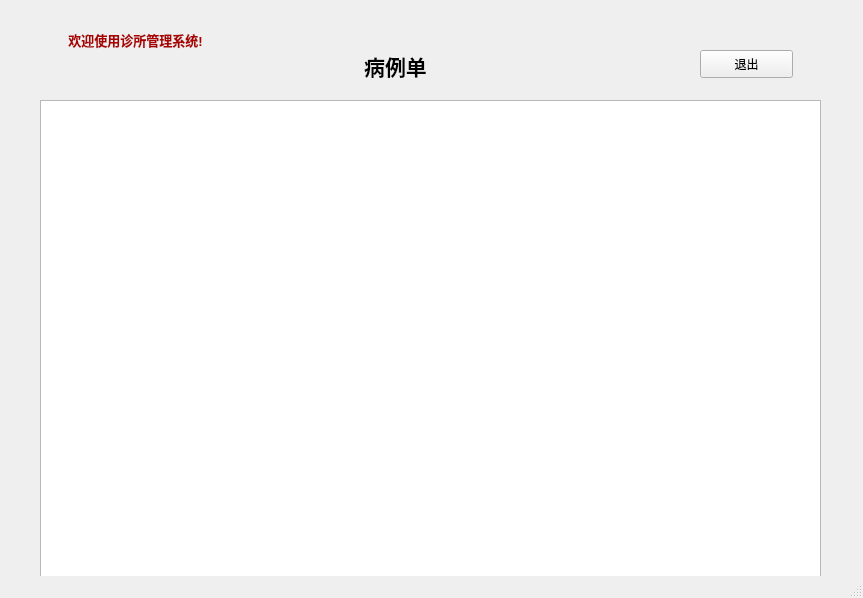
<?xml version="1.0" encoding="UTF-8"?>
<ui version="4.0">
 <class>ShowCaseHistory</class>
 <widget class="QMainWindow" name="ShowCaseHistory">
  <property name="geometry">
   <rect>
    <x>0</x>
    <y>0</y>
    <width>863</width>
    <height>598</height>
   </rect>
  </property>
  <property name="windowTitle">
   <string>诊所管理系统</string>
  </property>
  <widget class="QWidget" name="centralwidget">
   <widget class="QTableView" name="tableView">
    <property name="geometry">
     <rect>
      <x>40</x>
      <y>100</y>
      <width>781</width>
      <height>481</height>
     </rect>
    </property>
   </widget>
   <widget class="QLabel" name="label_2">
    <property name="geometry">
     <rect>
      <x>330</x>
      <y>50</y>
      <width>131</width>
      <height>31</height>
     </rect>
    </property>
    <property name="text">
     <string>&lt;html&gt;&lt;head/&gt;&lt;body&gt;&lt;p align=&quot;center&quot;&gt;&lt;span style=&quot; font-size:16pt; font-weight:600;&quot;&gt;病例单&lt;/span&gt;&lt;/p&gt;&lt;/body&gt;&lt;/html&gt;</string>
    </property>
   </widget>
   <widget class="QLabel" name="label">
    <property name="geometry">
     <rect>
      <x>30</x>
      <y>20</y>
      <width>211</width>
      <height>41</height>
     </rect>
    </property>
    <property name="text">
     <string>&lt;html&gt;&lt;head/&gt;&lt;body&gt;&lt;p align=&quot;center&quot;&gt;&lt;span style=&quot; font-size:10pt; font-weight:600; color:#aa0000;&quot;&gt;欢迎使用诊所管理系统!&lt;/span&gt;&lt;/p&gt;&lt;/body&gt;&lt;/html&gt;</string>
    </property>
   </widget>
   <widget class="QPushButton" name="pushButton">
    <property name="geometry">
     <rect>
      <x>700</x>
      <y>50</y>
      <width>93</width>
      <height>28</height>
     </rect>
    </property>
    <property name="text">
     <string>退出</string>
    </property>
   </widget>
  </widget>
  <widget class="QStatusBar" name="statusbar"/>
 </widget>
 <resources/>
 <connections/>
</ui>
